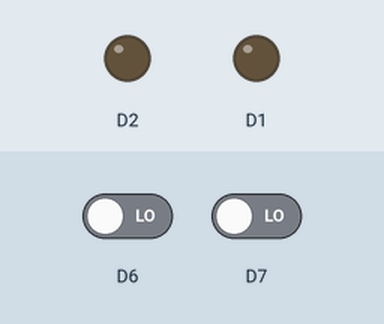
The sketch below on a simulated ESP8266 (NodeMCU). Shown: output pins drawn as LEDs (lit = HIGH). The inputs (shaded band) are chosen by the test bench; at power-on: D6 LOW, D7 LOW.

Above: at 1.2 s.
1.3 s: D6 driven HIGH
At 1.9 s:
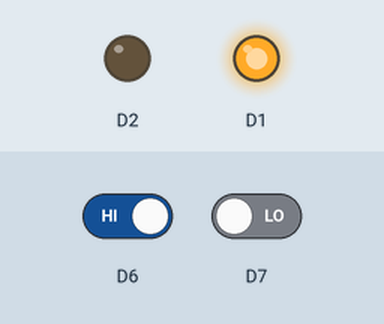
2.8 s: D7 driven HIGH
At 3.1 s:
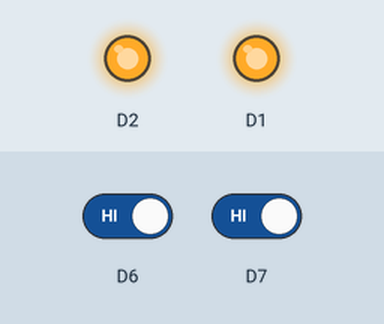
4.3 s: D6 driven LOW
At 5.4 s:
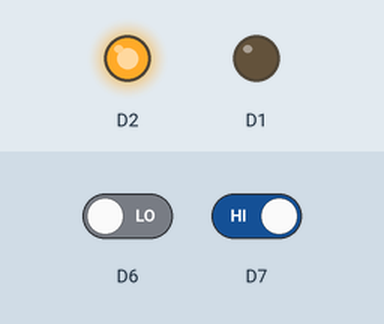
5.8 s: D7 driven LOW
At 6.5 s:
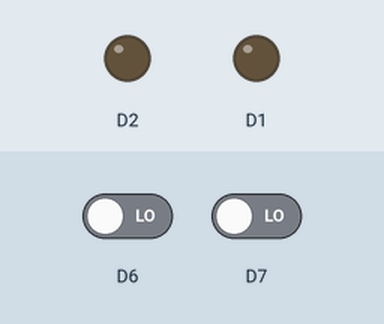
Timing chart, 0 to 8.3 s (numbered marks = the images above; inputs shaded):
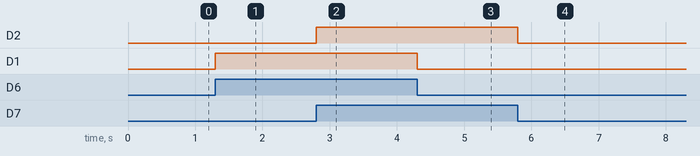

The sketch:

buttons_1.ino
```cpp
void setup() {
  Serial.begin(9600);

  pinMode(D5, INPUT);
  pinMode(D6, INPUT);
  pinMode(D7, INPUT);

  pinMode(D1, OUTPUT);
  pinMode(D2, OUTPUT);

}

void loop() {
  int left = digitalRead(D6);
  int right = digitalRead(D7);

  digitalWrite(D1, left);
  digitalWrite(D2, right);
}
```

Measured:
- after the input at 1.3 s, D1: LOW → HIGH at once
- after the input at 2.8 s, D2: LOW → HIGH at once
- after the input at 4.3 s, D1: HIGH → LOW at once
- after the input at 5.8 s, D2: HIGH → LOW at once
